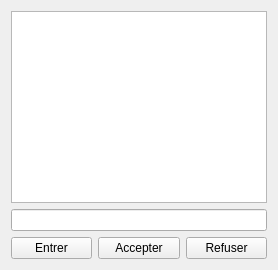
                    <widget class="QWidget" name="tab_notifications_invites">
                     <attribute name="title">
                      <string>Notifications</string>
                     </attribute>
                     <layout class="QHBoxLayout" name="horizontalLayout_38">
                      <item>
                       <layout class="QVBoxLayout" name="verticalLayout_23">
                        <item>
                         <layout class="QHBoxLayout" name="horizontalLayout_37">
                          <item>
                           <widget class="QTableView" name="tableView_notifications"/>
                          </item>
                         </layout>
                        </item>
                        <item>
                         <widget class="QLineEdit" name="enter_cin"/>
                        </item>
                        <item>
                         <layout class="QHBoxLayout" name="horizontalLayout_53">
                          <item>
                           <widget class="QPushButton" name="entrer">
                            <property name="text">
                             <string>Entrer</string>
                            </property>
                           </widget>
                          </item>
                          <item>
                           <widget class="QPushButton" name="accepter">
                            <property name="text">
                             <string>Accepter</string>
                            </property>
                           </widget>
                          </item>
                          <item>
                           <widget class="QPushButton" name="refuser">
                            <property name="text">
                             <string>Refuser</string>
                            </property>
                           </widget>
                          </item>
                         </layout>
                        </item>
                       </layout>
                      </item>
                     </layout>
                    </widget>
